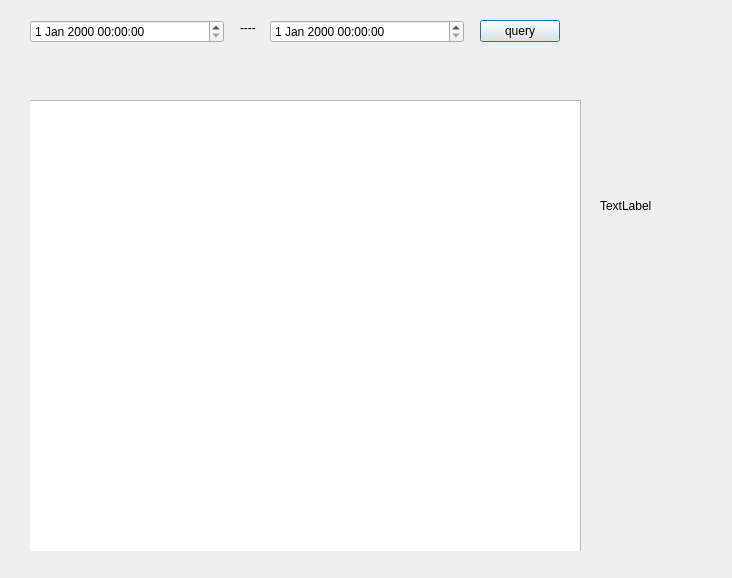
<?xml version="1.0" encoding="UTF-8"?>
<ui version="4.0">
 <class>QueryDlg</class>
 <widget class="QDialog" name="QueryDlg">
  <property name="geometry">
   <rect>
    <x>0</x>
    <y>0</y>
    <width>732</width>
    <height>578</height>
   </rect>
  </property>
  <property name="windowTitle">
   <string>query</string>
  </property>
  <widget class="QDateTimeEdit" name="dte_Begin">
   <property name="geometry">
    <rect>
     <x>30</x>
     <y>20</y>
     <width>194</width>
     <height>23</height>
    </rect>
   </property>
  </widget>
  <widget class="QDateTimeEdit" name="dte_End">
   <property name="geometry">
    <rect>
     <x>270</x>
     <y>20</y>
     <width>194</width>
     <height>23</height>
    </rect>
   </property>
  </widget>
  <widget class="QLabel" name="label">
   <property name="geometry">
    <rect>
     <x>240</x>
     <y>20</y>
     <width>31</width>
     <height>16</height>
    </rect>
   </property>
   <property name="text">
    <string>----</string>
   </property>
  </widget>
  <widget class="QStackedWidget" name="stackedWidget">
   <property name="geometry">
    <rect>
     <x>30</x>
     <y>80</y>
     <width>681</width>
     <height>471</height>
    </rect>
   </property>
   <property name="currentIndex">
    <number>0</number>
   </property>
   <widget class="QWidget" name="page">
    <widget class="QTableView" name="tv_EventInfo">
     <property name="geometry">
      <rect>
       <x>-10</x>
       <y>20</y>
       <width>561</width>
       <height>461</height>
      </rect>
     </property>
    </widget>
    <widget class="QLabel" name="label_pic">
     <property name="geometry">
      <rect>
       <x>570</x>
       <y>40</y>
       <width>111</width>
       <height>171</height>
      </rect>
     </property>
     <property name="text">
      <string>TextLabel</string>
     </property>
    </widget>
   </widget>
   <widget class="QWidget" name="page_2"/>
  </widget>
  <widget class="QPushButton" name="btn_query">
   <property name="geometry">
    <rect>
     <x>480</x>
     <y>20</y>
     <width>80</width>
     <height>22</height>
    </rect>
   </property>
   <property name="text">
    <string>query</string>
   </property>
  </widget>
 </widget>
 <resources/>
 <connections/>
</ui>
